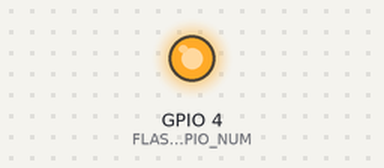
Bench run of a sketch on a simulated ESP32. Parts: output pins drawn as LEDs (lit = HIGH). WiFi joins after 1.5 s; servers stay silent unless stated; uploads are accepted with an empty reply; random numbers use the default seed unless the sketch sets one; the camera gives no picture; what the sketch prints to the serial monitor is not drawn.

Above: at 1.85 s.
At 32.1 s:
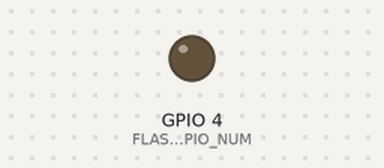
Timing chart, 0 to 80.5 s (numbered marks = the images above):
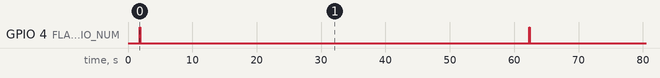

The sketch:

final.ino
```cpp
#include "esp_camera.h"
#include <WiFi.h>
#include <HTTPClient.h>

// Configuración de la cámara (para ESP32-CAM AI-Thinker)
#define PWDN_GPIO_NUM     32
#define RESET_GPIO_NUM    -1
#define XCLK_GPIO_NUM      0
#define SIOD_GPIO_NUM     26
#define SIOC_GPIO_NUM     27
#define Y9_GPIO_NUM       35
#define Y8_GPIO_NUM       34
#define Y7_GPIO_NUM       39
#define Y6_GPIO_NUM       36
#define Y5_GPIO_NUM       21
#define Y4_GPIO_NUM       19
#define Y3_GPIO_NUM       18
#define Y2_GPIO_NUM        5
#define VSYNC_GPIO_NUM    25
#define HREF_GPIO_NUM     23
#define PCLK_GPIO_NUM     22
#define FLASH_GPIO_NUM     4  // Pin del flash

// Credenciales Wi-Fi
const char* ssid = "SALA";
const char* password = "12345678";

// Configuración Supabase
const String SUPABASE_URL = "https://xshchsisefefyazmgewl.supabase.co";
const String SUPABASE_KEY = "eyJhbGciOiJIUzI1NiIsInR5cCI6IkpXVCJ9.eyJpc3MiOiJzdXBhYmFzZSIsInJlZiI6InhzaGNoc2lzZWZlZnlhem1nZXdsIiwicm9sZSI6ImFub24iLCJpYXQiOjE3Mzg0NTAwNjYsImV4cCI6MjA1NDAyNjA2Nn0.OGxuHQ_ApZpC27APq2GdpXuMtACyTqOkwr-DXzC4lT4";
const char* bucketName = "objetos";

// Variables para el control del tiempo
unsigned long nextPhotoTime = 0;
unsigned long lastCountdownUpdate = 0;

void subirImagenSupabase(uint8_t* imagen, size_t tamanio, String nombreArchivo);
void guardarEnBaseDeDatos(String imageUrl);
String generarUUID();
String getCurrentTimestamp();

void setup() {
  Serial.begin(115200);

  // Inicializar flash
  pinMode(FLASH_GPIO_NUM, OUTPUT);
  digitalWrite(FLASH_GPIO_NUM, LOW);

  // Conexión WiFi
  WiFi.begin(ssid, password);
  while (WiFi.status() != WL_CONNECTED) {
    delay(500);
    Serial.print(".");
  }
  Serial.println("\nWiFi conectado");

  // Configuración de la cámara
  camera_config_t config;
  config.ledc_channel = LEDC_CHANNEL_0;
  config.ledc_timer = LEDC_TIMER_0;
  config.pin_d0 = Y2_GPIO_NUM;
  config.pin_d1 = Y3_GPIO_NUM;
  config.pin_d2 = Y4_GPIO_NUM;
  config.pin_d3 = Y5_GPIO_NUM;
  config.pin_d4 = Y6_GPIO_NUM;
  config.pin_d5 = Y7_GPIO_NUM;
  config.pin_d6 = Y8_GPIO_NUM;
  config.pin_d7 = Y9_GPIO_NUM;
  config.pin_xclk = XCLK_GPIO_NUM;
  config.pin_pclk = PCLK_GPIO_NUM;
  config.pin_vsync = VSYNC_GPIO_NUM;
  config.pin_href = HREF_GPIO_NUM;
  config.pin_sscb_sda = SIOD_GPIO_NUM;
  config.pin_sscb_scl = SIOC_GPIO_NUM;
  config.pin_pwdn = PWDN_GPIO_NUM;
  config.pin_reset = RESET_GPIO_NUM;
  config.xclk_freq_hz = 20000000;
  config.pixel_format = PIXFORMAT_JPEG;
  config.frame_size = FRAMESIZE_UXGA;
  config.jpeg_quality = 10;
  config.fb_count = 1;

  esp_err_t err = esp_camera_init(&config);
  if (err != ESP_OK) {
    Serial.printf("Error al iniciar la cámara: 0x%x", err);
    while (true);
  }
}

void loop() {
  // Verificar si es hora de tomar una foto
  if (millis() >= nextPhotoTime) {
    // Activar flash
    digitalWrite(FLASH_GPIO_NUM, HIGH);
    delay(50); // Breve espera para estabilización

    camera_fb_t *fb = esp_camera_fb_get();
    if (!fb) {
      Serial.println("Error al capturar la imagen");
      digitalWrite(FLASH_GPIO_NUM, LOW);
      return;
    }
    digitalWrite(FLASH_GPIO_NUM, LOW); // Apagar flash

    String nombreArchivo = "foto_" + String(millis()) + ".jpg";
    subirImagenSupabase(fb->buf, fb->len, nombreArchivo);
    esp_camera_fb_return(fb);

    nextPhotoTime = millis() + 60000; // Programar próxima foto
  }

  // Mostrar contador cada segundo
  if (millis() - lastCountdownUpdate >= 1000) {
    lastCountdownUpdate = millis();
    long remaining = (nextPhotoTime - millis()) / 1000;
    if (remaining < 0) remaining = 0;
    Serial.print("Tiempo restante: ");
    Serial.print(remaining);
    Serial.println(" segundos");
  }
}

// Función para subir la imagen a Supabase Storage
void subirImagenSupabase(uint8_t* imagen, size_t tamanio, String nombreArchivo) {
  HTTPClient http;

  // URL completa para subir la imagen
  String urlCompleta = SUPABASE_URL + "/storage/v1/object/" + String(bucketName) + "/" + nombreArchivo;

  http.begin(urlCompleta);
  http.addHeader("Authorization", "Bearer " + SUPABASE_KEY);
  http.addHeader("Content-Type", "image/jpeg");

  Serial.println("Subiendo imagen: " + nombreArchivo);
  int httpCode = http.POST(imagen, tamanio);

  if (httpCode == HTTP_CODE_OK) {
    Serial.println("Imagen subida exitosamente");

    // Obtener la URL pública de la imagen
    String imageUrl = SUPABASE_URL + "/storage/v1/object/public/" + String(bucketName) + "/" + nombreArchivo;

    // Guardar los datos en la base de datos
    guardarEnBaseDeDatos(imageUrl);
  } else {
    Serial.println("Error al subir la imagen: " + String(httpCode));
    String respuesta = http.getString();
    Serial.println("Respuesta del servidor: " + respuesta);
  }
  http.end();
}

// Función para guardar los datos en la base de datos de Supabase
void guardarEnBaseDeDatos(String imageUrl) {
  HTTPClient http;

  // URL de la API de Supabase para la tabla "detections"
  String url = SUPABASE_URL + "/rest/v1/detections";

  http.begin(url);
  http.addHeader("Authorization", "Bearer " + SUPABASE_KEY);
  http.addHeader("apikey", SUPABASE_KEY); // Agregar el encabezado apikey
  http.addHeader("Content-Type", "application/json");
  http.addHeader("Prefer", "return=minimal");

  // Generar un UUID para el campo "id"
  String uuid = generarUUID();

  // Crear el JSON con los datos
  String jsonData = "{\"id\": \"" + uuid + "\", \"image_url\": \"" + imageUrl + "\", \"timestamp\": \"" + getCurrentTimestamp() + "\"}";
  Serial.println("JSON enviado: " + jsonData);

  int httpResponseCode = http.POST(jsonData);
  if (httpResponseCode == HTTP_CODE_CREATED) {
    Serial.println("Datos guardados en la base de datos. Código de respuesta: " + String(httpResponseCode));
  } else {
    Serial.println("Error al guardar los datos. Código de respuesta: " + String(httpResponseCode));
    String respuesta = http.getString();
    Serial.println("Respuesta del servidor: " + respuesta);
  }
  http.end();
}

// Función para generar un UUID simple
String generarUUID() {
  String uuid = "";
  for (int i = 0; i < 16; i++) {
    byte randomValue = random(256);
    char buffer[3];
    sprintf(buffer, "%02x", randomValue);
    uuid += buffer;
    if (i == 3 || i == 5 || i == 7 || i == 9) {
      uuid += "-";
    }
  }
  return uuid;
}

// Función para obtener la fecha y hora actual (formato ISO 8601)
String getCurrentTimestamp() {
  // Obtener la fecha y hora actual (puedes usar un servidor NTP para mayor precisión)
  // Aquí se usa un timestamp simple como ejemplo
  return "2023-10-15T12:00:00"; // Reemplaza con la fecha y hora real
}
```

Measured:
- by itself, GPIO 4 (FLASH_GPIO_NUM): alternates HIGH for 0.11 s and LOW for 60.4 s
